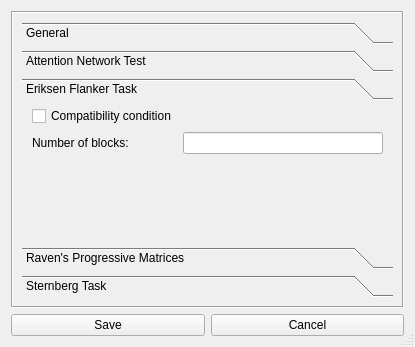
<?xml version="1.0" encoding="UTF-8"?>
<ui version="4.0">
 <class>SettingsDialog</class>
 <widget class="QDialog" name="SettingsDialog">
  <property name="windowModality">
   <enum>Qt::ApplicationModal</enum>
  </property>
  <property name="geometry">
   <rect>
    <x>0</x>
    <y>0</y>
    <width>415</width>
    <height>347</height>
   </rect>
  </property>
  <property name="sizePolicy">
   <sizepolicy hsizetype="Fixed" vsizetype="Fixed">
    <horstretch>0</horstretch>
    <verstretch>0</verstretch>
   </sizepolicy>
  </property>
  <property name="windowTitle">
   <string>Settings</string>
  </property>
  <property name="sizeGripEnabled">
   <bool>true</bool>
  </property>
  <property name="modal">
   <bool>true</bool>
  </property>
  <layout class="QVBoxLayout" name="verticalLayout_2">
   <item>
    <layout class="QVBoxLayout" name="settings_main_layout" stretch="0,0">
     <item>
      <widget class="QScrollArea" name="scrollArea">
       <property name="frameShape">
        <enum>QFrame::Box</enum>
       </property>
       <property name="widgetResizable">
        <bool>true</bool>
       </property>
       <widget class="QWidget" name="scrollAreaWidgetContents">
        <property name="geometry">
         <rect>
          <x>0</x>
          <y>0</y>
          <width>391</width>
          <height>292</height>
         </rect>
        </property>
        <layout class="QVBoxLayout" name="verticalLayout_5">
         <item>
          <widget class="QToolBox" name="settings_toolbox">
           <property name="font">
            <font>
             <weight>50</weight>
             <bold>false</bold>
            </font>
           </property>
           <property name="frameShape">
            <enum>QFrame::NoFrame</enum>
           </property>
           <property name="currentIndex">
            <number>2</number>
           </property>
           <widget class="QWidget" name="general_page">
            <property name="geometry">
             <rect>
              <x>0</x>
              <y>0</y>
              <width>373</width>
              <height>139</height>
             </rect>
            </property>
            <property name="sizePolicy">
             <sizepolicy hsizetype="Preferred" vsizetype="Preferred">
              <horstretch>0</horstretch>
              <verstretch>0</verstretch>
             </sizepolicy>
            </property>
            <property name="font">
             <font>
              <weight>50</weight>
              <bold>false</bold>
             </font>
            </property>
            <attribute name="label">
             <string>General</string>
            </attribute>
            <layout class="QVBoxLayout" name="verticalLayout_7">
             <property name="spacing">
              <number>6</number>
             </property>
             <property name="sizeConstraint">
              <enum>QLayout::SetDefaultConstraint</enum>
             </property>
             <property name="leftMargin">
              <number>0</number>
             </property>
             <property name="topMargin">
              <number>0</number>
             </property>
             <property name="rightMargin">
              <number>0</number>
             </property>
             <property name="bottomMargin">
              <number>0</number>
             </property>
             <item>
              <layout class="QVBoxLayout" name="settings_general_layout">
               <property name="leftMargin">
                <number>10</number>
               </property>
               <property name="rightMargin">
                <number>10</number>
               </property>
               <item>
                <widget class="QCheckBox" name="settings_task_fullscreen_checkbox">
                 <property name="text">
                  <string>Fullscreen</string>
                 </property>
                </widget>
               </item>
               <item>
                <widget class="QCheckBox" name="settings_task_borderless_checkbox">
                 <property name="text">
                  <string>Borderless</string>
                 </property>
                </widget>
               </item>
               <item>
                <layout class="QHBoxLayout" name="settings_task_size">
                 <item>
                  <widget class="QLabel" name="settings_task_width_label">
                   <property name="text">
                    <string>Width:</string>
                   </property>
                  </widget>
                 </item>
                 <item>
                  <widget class="QLineEdit" name="settings_task_width_value">
                   <property name="statusTip">
                    <string>Width of the task windows</string>
                   </property>
                  </widget>
                 </item>
                 <item>
                  <widget class="QLabel" name="settings_task_height_label">
                   <property name="text">
                    <string>Height:</string>
                   </property>
                  </widget>
                 </item>
                 <item>
                  <widget class="QLineEdit" name="settings_task_height_value">
                   <property name="statusTip">
                    <string>Height of the task windows</string>
                   </property>
                  </widget>
                 </item>
                </layout>
               </item>
               <item>
                <widget class="QCheckBox" name="settings_task_beep_checkbox">
                 <property name="text">
                  <string>Play beep after each task</string>
                 </property>
                </widget>
               </item>
              </layout>
             </item>
             <item>
              <spacer name="verticalSpacer">
               <property name="orientation">
                <enum>Qt::Vertical</enum>
               </property>
               <property name="sizeHint" stdset="0">
                <size>
                 <width>20</width>
                 <height>40</height>
                </size>
               </property>
              </spacer>
             </item>
            </layout>
           </widget>
           <widget class="QWidget" name="ant_page">
            <property name="geometry">
             <rect>
              <x>0</x>
              <y>0</y>
              <width>373</width>
              <height>139</height>
             </rect>
            </property>
            <attribute name="label">
             <string>Attention Network Test</string>
            </attribute>
            <layout class="QHBoxLayout" name="horizontalLayout">
             <property name="leftMargin">
              <number>0</number>
             </property>
             <property name="topMargin">
              <number>0</number>
             </property>
             <property name="rightMargin">
              <number>0</number>
             </property>
             <property name="bottomMargin">
              <number>0</number>
             </property>
             <item>
              <layout class="QFormLayout" name="ant_form">
               <property name="leftMargin">
                <number>10</number>
               </property>
               <property name="rightMargin">
                <number>10</number>
               </property>
               <item row="0" column="0">
                <widget class="QLabel" name="settings_ant_blocks_label">
                 <property name="text">
                  <string>Number of blocks:</string>
                 </property>
                </widget>
               </item>
               <item row="0" column="1">
                <widget class="QLineEdit" name="settings_ant_blocks_value"/>
               </item>
              </layout>
             </item>
            </layout>
           </widget>
           <widget class="QWidget" name="flanker_page">
            <property name="geometry">
             <rect>
              <x>0</x>
              <y>0</y>
              <width>373</width>
              <height>139</height>
             </rect>
            </property>
            <attribute name="label">
             <string>Eriksen Flanker Task</string>
            </attribute>
            <layout class="QVBoxLayout" name="verticalLayout">
             <property name="leftMargin">
              <number>0</number>
             </property>
             <property name="topMargin">
              <number>0</number>
             </property>
             <property name="rightMargin">
              <number>0</number>
             </property>
             <property name="bottomMargin">
              <number>0</number>
             </property>
             <item>
              <layout class="QFormLayout" name="flanker_form">
               <property name="leftMargin">
                <number>10</number>
               </property>
               <property name="rightMargin">
                <number>10</number>
               </property>
               <item row="0" column="0">
                <widget class="QCheckBox" name="settings_flanker_compatibility">
                 <property name="text">
                  <string>Compatibility condition</string>
                 </property>
                </widget>
               </item>
               <item row="1" column="0">
                <widget class="QLabel" name="settings_flanker_block_label">
                 <property name="text">
                  <string>Number of blocks:</string>
                 </property>
                </widget>
               </item>
               <item row="1" column="1">
                <widget class="QLineEdit" name="settings_flanker_block_value"/>
               </item>
              </layout>
             </item>
            </layout>
           </widget>
           <widget class="QWidget" name="ravens_page">
            <property name="geometry">
             <rect>
              <x>0</x>
              <y>0</y>
              <width>373</width>
              <height>139</height>
             </rect>
            </property>
            <attribute name="label">
             <string>Raven's Progressive Matrices</string>
            </attribute>
            <layout class="QVBoxLayout" name="verticalLayout_4">
             <property name="leftMargin">
              <number>0</number>
             </property>
             <property name="topMargin">
              <number>0</number>
             </property>
             <property name="rightMargin">
              <number>0</number>
             </property>
             <property name="bottomMargin">
              <number>0</number>
             </property>
             <item>
              <layout class="QFormLayout" name="formLayout">
               <property name="leftMargin">
                <number>10</number>
               </property>
               <property name="rightMargin">
                <number>10</number>
               </property>
               <item row="0" column="0">
                <widget class="QLabel" name="settings_ravens_start_label">
                 <property name="text">
                  <string>Starting image #:</string>
                 </property>
                </widget>
               </item>
               <item row="0" column="1">
                <widget class="QLineEdit" name="settings_ravens_start_value"/>
               </item>
               <item row="1" column="0">
                <widget class="QLabel" name="settings_ravens_trials_label">
                 <property name="text">
                  <string>Number of trials:</string>
                 </property>
                </widget>
               </item>
               <item row="1" column="1">
                <widget class="QLineEdit" name="settings_ravens_trials_value"/>
               </item>
              </layout>
             </item>
            </layout>
           </widget>
           <widget class="QWidget" name="sternberg_page">
            <property name="geometry">
             <rect>
              <x>0</x>
              <y>0</y>
              <width>373</width>
              <height>139</height>
             </rect>
            </property>
            <attribute name="label">
             <string>Sternberg Task</string>
            </attribute>
            <layout class="QVBoxLayout" name="verticalLayout_3">
             <property name="leftMargin">
              <number>0</number>
             </property>
             <property name="topMargin">
              <number>0</number>
             </property>
             <property name="rightMargin">
              <number>0</number>
             </property>
             <property name="bottomMargin">
              <number>0</number>
             </property>
             <item>
              <layout class="QFormLayout" name="sternberg_form">
               <property name="leftMargin">
                <number>10</number>
               </property>
               <property name="rightMargin">
                <number>10</number>
               </property>
               <item row="0" column="0">
                <widget class="QLabel" name="settings_sternberg_blocks_label">
                 <property name="text">
                  <string>Number of blocks:</string>
                 </property>
                </widget>
               </item>
               <item row="0" column="1">
                <widget class="QLineEdit" name="settings_sternberg_blocks_value"/>
               </item>
              </layout>
             </item>
            </layout>
           </widget>
          </widget>
         </item>
        </layout>
       </widget>
      </widget>
     </item>
     <item>
      <layout class="QHBoxLayout" name="settings_button_layout">
       <item>
        <widget class="QPushButton" name="settings_save_button">
         <property name="statusTip">
          <string>Save settings</string>
         </property>
         <property name="text">
          <string>Save</string>
         </property>
         <property name="autoDefault">
          <bool>false</bool>
         </property>
        </widget>
       </item>
       <item>
        <widget class="QPushButton" name="settings_cancel_button">
         <property name="statusTip">
          <string>Cancel</string>
         </property>
         <property name="text">
          <string>Cancel</string>
         </property>
         <property name="autoDefault">
          <bool>false</bool>
         </property>
        </widget>
       </item>
      </layout>
     </item>
    </layout>
   </item>
  </layout>
 </widget>
 <resources/>
 <connections/>
</ui>
